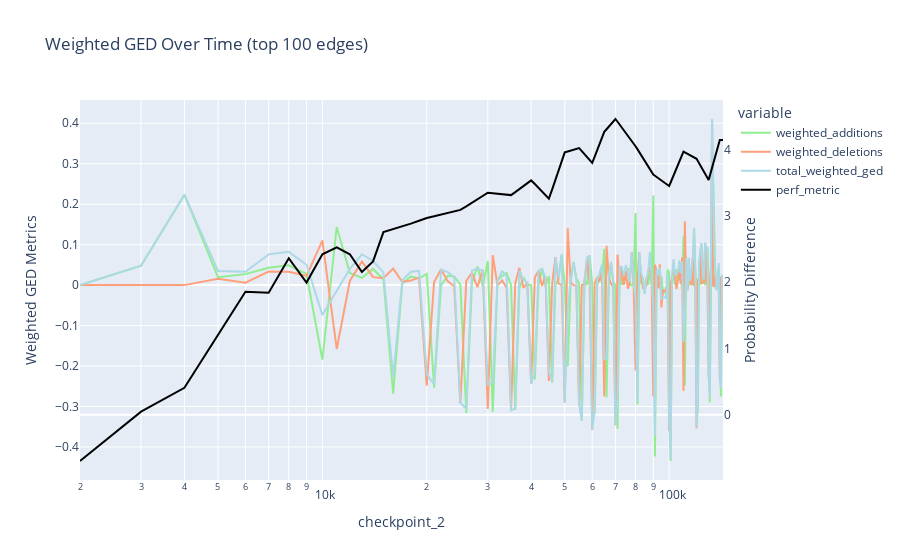

This figure's notebook cell:
### Code cell
weighted_ged_results = compute_weighted_ged(df)
# Add a new column for the performance metric by mapping the checkpoint_2 values using the perf_metric_dict
weighted_ged_results['perf_metric'] = weighted_ged_results['checkpoint_2'].map(perf_metric_dict)

# Interpolate missing values
weighted_ged_results['perf_metric'] = weighted_ged_results['perf_metric'].interpolate(method='linear')

# plot weighted additions, deletions, and total weighted GED over time
fig = px.line(weighted_ged_results, x='checkpoint_2', y=['weighted_additions', 'weighted_deletions', 'total_weighted_ged'], title='Weighted GED Over Time (top 100 edges)', log_x=True)

# Specify colors for each line
colors = {'weighted_additions': 'lightgreen', 'weighted_deletions': 'lightsalmon', 'total_weighted_ged': 'lightblue', 'perf_metric': 'black'}

# Update each trace with the specified color
for i, trace in enumerate(fig.data):
    fig.data[i].update(line=dict(color=colors[trace.name]))


# Convert to a go.Figure to add secondary Y-axis features and add the performance metric line
fig.update_layout(
    yaxis2=dict(title="Probability Difference", overlaying="y", side="right", showgrid=False)
)
fig.add_trace(
    go.Scatter(x=weighted_ged_results['checkpoint_2'], y=weighted_ged_results['perf_metric'], name='perf_metric', mode='lines', yaxis='y2', line=dict(color=colors['perf_metric']))
)

# Optional: Update the layout if you need to adjust titles or other aesthetics
fig.update_layout(
    yaxis_title="Weighted GED Metrics"
)

fig.show()

### Figure 1 — Plotly figure (JSON) as saved in the notebook; plotly's stock layout.template omitted (floating-point values rounded to 4 significant figures; data arrays with more than 128 entries replaced by an {"elided": "..."} marker saying what was removed)
{"data": [{"hovertemplate": "variable=weighted_additions<br>checkpoint_2=%{x}<br>value=%{y}<extra></extra>", "legendgroup": "weighted_additions", "line": {"color": "lightgreen", "dash": "solid"}, "marker": {"symbol": "circle"}, "mode": "lines", "name": "weighted_additions", "orientation": "v", "showlegend": true, "type": "scatter", "x": {"elided": "142 int values"}, "xaxis": "x", "y": {"elided": "142 float values"}, "yaxis": "y"}, {"hovertemplate": "variable=weighted_deletions<br>checkpoint_2=%{x}<br>value=%{y}<extra></extra>", "legendgroup": "weighted_deletions", "line": {"color": "lightsalmon", "dash": "solid"}, "marker": {"symbol": "circle"}, "mode": "lines", "name": "weighted_deletions", "orientation": "v", "showlegend": true, "type": "scatter", "x": {"elided": "142 int values"}, "xaxis": "x", "y": {"elided": "142 float values"}, "yaxis": "y"}, {"hovertemplate": "variable=total_weighted_ged<br>checkpoint_2=%{x}<br>value=%{y}<extra></extra>", "legendgroup": "total_weighted_ged", "line": {"color": "lightblue", "dash": "solid"}, "marker": {"symbol": "circle"}, "mode": "lines", "name": "total_weighted_ged", "orientation": "v", "showlegend": true, "type": "scatter", "x": {"elided": "142 int values"}, "xaxis": "x", "y": {"elided": "142 float values"}, "yaxis": "y"}, {"line": {"color": "black"}, "mode": "lines", "name": "perf_metric", "type": "scatter", "x": {"elided": "142 int values"}, "y": {"elided": "142 float values"}, "yaxis": "y2"}], "layout": {"legend": {"title": {"text": "variable"}, "tracegroupgap": 0}, "title": {"text": "Weighted GED Over Time (top 100 edges)"}, "xaxis": {"anchor": "y", "domain": [0, 1], "title": {"text": "checkpoint_2"}, "type": "log"}, "yaxis": {"anchor": "x", "domain": [0, 1], "title": {"text": "Weighted GED Metrics"}}, "yaxis2": {"overlaying": "y", "showgrid": false, "side": "right", "title": {"text": "Probability Difference"}}}}
